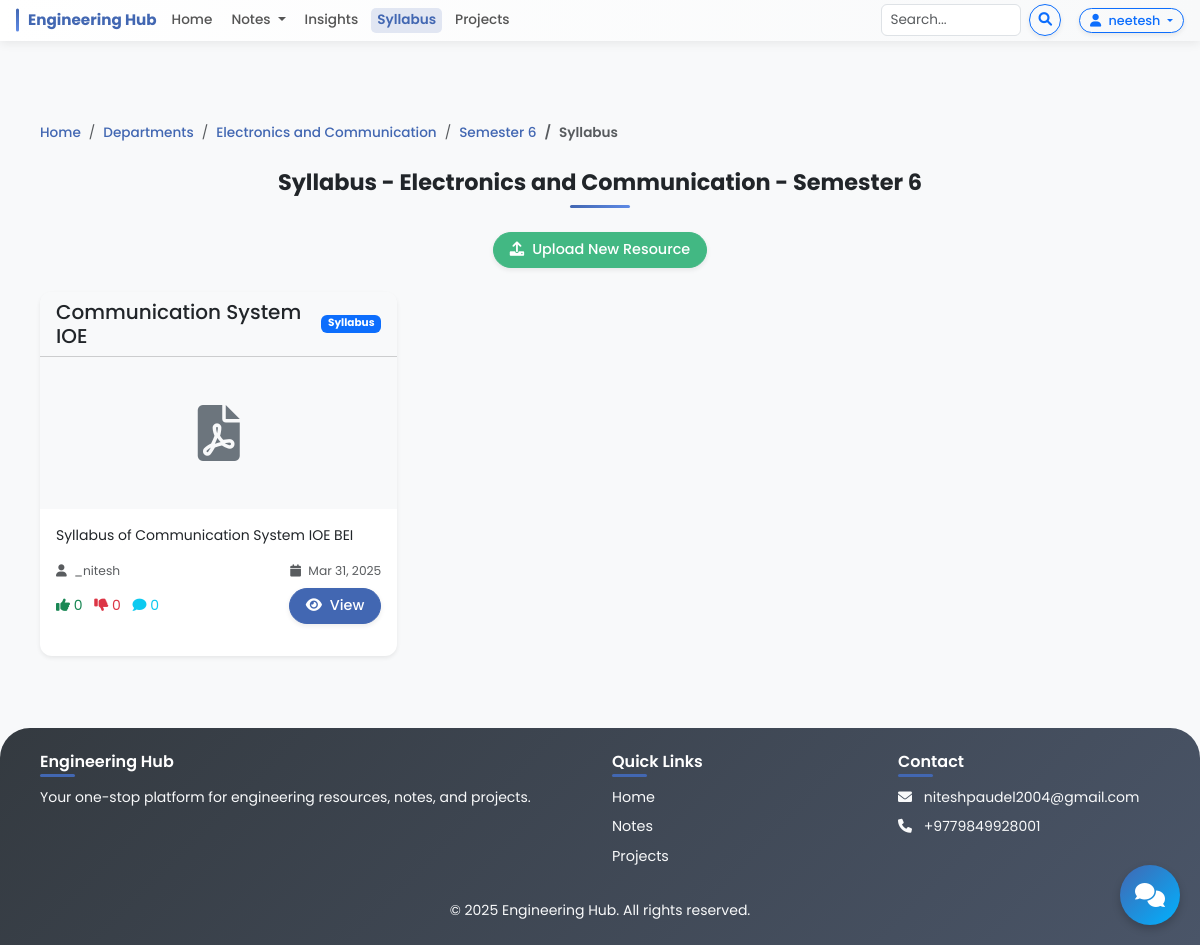
The app's page /syllabus/20/160/ (signed in) with its own data.
### notes/models.py (models this page shows, shortened)
class Department(models.Model):
    name = models.CharField(max_length=100)
    slug = models.SlugField(max_length=100, unique=True, blank=True, null=True)
    description = models.TextField(blank=True, null=True)

class Semester(models.Model):
    department = models.ForeignKey(Department, on_delete=models.CASCADE, related_name='semesters')
    number = models.PositiveIntegerField()
    class Meta:
        unique_together = ['department', 'number']
        ordering = ['department', 'number']

class Resource(models.Model):
    thumbnail = models.ImageField(upload_to='resource_thumbnails/', blank=True, null=True)
    RESOURCE_TYPES = (
        ('notes', 'Notes'),
        ('handwritten', 'Handwritten Notes'),
        ('insight', 'Insight'),
        ('syllabus', 'Syllabus'),
    )
    title = models.CharField(max_length=200)
    description = models.TextField()
    file = models.FileField(upload_to='resources', blank=True, null=True)
    direct_link = models.URLField(blank=True, null=True)
    resource_type = models.CharField(max_length=20, choices=RESOURCE_TYPES)
    department = models.ForeignKey(Department, on_delete=models.CASCADE, related_name='resources')
    semester = models.ForeignKey(Semester, on_delete=models.CASCADE, related_name='resources')
    uploader = models.ForeignKey(User, on_delete=models.CASCADE, related_name='uploaded_resources')
    uploaded_at = models.DateTimeField(auto_now_add=True)
    thumbnail = models.ImageField(upload_to='resource_thumbnails', blank=True, null=True)
    tags = models.CharField(max_length=200, blank=True, null=True)
    upvotes = models.PositiveIntegerField(default=0)
    downvotes = models.PositiveIntegerField(default=0)

### notes/views.py (the view)
# urls.py: path('syllabus/<int:department_id>/<int:semester_id>/', views.syllabus_list, name='syllabus_list'),  # Path: /syllabus/1/2/
def syllabus_list(request, department_id, semester_id):
    department = get_object_or_404(Department, id=department_id)
    semester = get_object_or_404(Semester, id=semester_id)
    resources = Resource.objects.filter(
        department=department,
        semester=semester,
        resource_type='syllabus'
    ).order_by('-uploaded_at')
    paginator = Paginator(resources, 9)  # 9 resources per page
    page = request.GET.get('page')
    resources = paginator.get_page(page)
    context = {
        'resources': resources,
        'department': department,
        'semester': semester,
        'resource_type': 'syllabus',
        'resource_name': 'Syllabus',
    }
    return render(request, 'resources/list.html', context)

### templates/resources/list.html (shortened to what this page needs)
{% extends 'base.html' %}
{% block content %}
<div class="container mt-5">
<nav aria-label="breadcrumb">
    <ol class="breadcrumb">
        <li class="breadcrumb-item"><a href="{% url 'home' %}">Home</a></li>
        <li class="breadcrumb-item"><a href="{% url 'departments' %}">Departments</a></li>
        <li class="breadcrumb-item">
            {% if resource_type == 'notes' %}
                <a href="{% url 'notes_department' department.id %}">{{ department.name }}</a>
            {% elif resource_type == 'handwritten' %}
                <a href="{% url 'handwritten_department' department.id %}">{{ department.name }}</a>
            {% elif resource_type == 'insight' %}
                <a href="{% url 'insight_department' department.id %}">{{ department.name }}</a>
            {% elif resource_type == 'syllabus' %}
                <a href="{% url 'syllabus_department' department.id %}">{{ department.name }}</a>
            {% endif %}
        </li>
        <li class="breadcrumb-item">
            {% if resource_type == 'notes' %}
                <a href="{% url 'notes_list' department.id semester.id %}">Semester {{ semester.number }}</a>
            {% elif resource_type == 'handwritten' %}
                <a href="{% url 'handwritten_list' department.id semester.id %}">Semester {{ semester.number }}</a>
            {% elif resource_type == 'insight' %}
                <a href="{% url 'insights_list' department.id semester.id %}">Semester {{ semester.number }}</a>
            {% elif resource_type == 'syllabus' %}
                <a href="{% url 'syllabus_list' department.id semester.id %}">Semester {{ semester.number }}</a>
            {% endif %}
        </li>
        <li class="breadcrumb-item active">{{ resource_name }}</li>
    </ol>
</nav>
    <h2 class="text-center mb-4">{{ resource_name }} - {{ department.name }} - Semester {{ semester.number }}</h2>
    <div class="mb-4 text-center">
        <a href="{% url 'upload_resource' %}" class="btn btn-success">
            <i class="fas fa-upload me-2"></i>Upload New Resource
        </a>
    </div>
    {% if resources %}
        <div class="row row-cols-1 row-cols-md-3 g-4">
            {% for resource in resources %}
                <div class="col">
                    <div class="card h-100 shadow-sm">
                        <div class="card-header bg-light">
                            <div class="d-flex justify-content-between align-items-center">
                                <h5 class="mb-0">{{ resource.title|truncatechars:25 }}</h5>
                                <span class="badge bg-primary">{{ resource.get_resource_type_display }}</span>
                            </div>
                        </div>
                        {% if resource.thumbnail %}
                            <img src="{{ resource.thumbnail.url }}" class="card-img-top" alt="{{ resource.title }}" style="height: 180px; object-fit: cover;">
                        {% else %}
                            <div class="text-center py-5 bg-light">
                                <i class="fas fa-file-pdf fa-4x text-secondary"></i>
                            </div>
                        {% endif %}
                        <div class="card-body">
                            <p class="card-text">{{ resource.description|truncatewords:20 }}</p>
                            <div class="d-flex justify-content-between align-items-center mb-2">
                                <small class="text-muted">
                                    <i class="fas fa-user me-1"></i> {{ resource.uploader.username }}
                                </small>
                                <small class="text-muted">
                                    <i class="fas fa-calendar me-1"></i> {{ resource.uploaded_at|date:"M d, Y" }}
                                </small>
                            </div>
                            <div class="d-flex justify-content-between align-items-center">
                                <div>
                                    <span class="text-success me-2">
                                        <i class="fas fa-thumbs-up"></i> {{ resource.upvotes }}
                                    </span>
                                    <span class="text-danger me-2">
                                        <i class="fas fa-thumbs-down"></i> {{ resource.downvotes }}
                                    </span>
                                    <span class="text-info">
                                        <i class="fas fa-comment"></i> {{ resource.comment_set.count }}
                                    </span>
                                </div>
                                <a href="{% url 'resource_detail' resource.id %}" class="btn btn-primary btn-sm">
                                    <i class="fas fa-eye me-1"></i> View
                                </a>
                            </div>
                        </div>
                    </div>
                </div>
            {% endfor %}
        </div>
    {% endif %}
</div>
{% endblock %}

### templates/base.html (shortened to what this page needs)
{% load static %}
<!DOCTYPE html>
<html lang="en">
<head>
    <link href="https://cdn.jsdelivr.net/npm/bootstrap@5.3.0/dist/css/bootstrap.min.css" rel="stylesheet">
    <link rel="stylesheet" href="https://cdnjs.cloudflare.com/ajax/libs/font-awesome/6.0.0/css/all.min.css">
    <link rel="stylesheet" href="{% static 'css/style.css' %}">
    <link rel="stylesheet" href="{% static 'chatbot/css/chatbot.css' %}">
</head>
<body>
    <nav class="navbar navbar-expand-lg navbar-light bg-light">
        <div class="container-fluid px-2 px-lg-3">
            <a class="navbar-brand" href="{% url 'home' %}">Engineering Hub</a>
            <div class="collapse navbar-collapse" id="navbarNav">
                <ul class="navbar-nav me-auto">
                    <li class="nav-item">
                        <a class="nav-link {% if request.path == '/' %}active{% endif %}" href="{% url 'home' %}">Home</a>
                    </li>
                    <li class="nav-item dropdown">
                        <a class="nav-link dropdown-toggle {% if 'notes' in request.path %}active{% endif %}" href="#"
                           role="button" data-bs-toggle="dropdown" aria-expanded="false">
                            Notes
                        </a>
                    </li>
                    <li class="nav-item">
                        <a class="nav-link {% if 'insights' in request.path %}active{% endif %}" href="{% url 'insights' %}">Insights</a>
                    </li>
                    <li class="nav-item">
                        <a class="nav-link {% if 'syllabus' in request.path %}active{% endif %}" href="{% url 'syllabus' %}">Syllabus</a>
                    </li>
                    <li class="nav-item">
                        <a class="nav-link {% if 'projects' in request.path %}active{% endif %}" href="{% url 'projects' %}">Projects</a>
                    </li>
                </ul>
                <div class="d-flex me-2 search-form">
                    <form class="d-flex" action="{% url 'search' %}" method="GET">
                        <input class="form-control me-2" type="search" placeholder="Search..." name="q"
                               aria-label="Search" value="{{ request.GET.q|default:'' }}">
                        <button class="btn btn-sm btn-outline-primary" type="submit">
                            <i class="fas fa-search"></i>
                        </button>
                    </form>
                </div>
                <div class="d-flex auth-buttons">
                    {% if user.is_authenticated %}
                        <div class="dropdown">
                            <button class="btn btn-sm btn-outline-primary dropdown-toggle" type="button"
                                    id="userDropdown" data-bs-toggle="dropdown" aria-expanded="false">
                                <i class="fas fa-user me-1"></i> {{ user.username }}
                            </button>
                        </div>
                    {% else %}
                        <a href="{% url 'login' %}" class="btn btn-sm btn-outline-primary me-2">Login</a>
                        <a href="{% url 'register' %}" class="btn btn-sm btn-outline-success">Register</a>
                    {% endif %}
                </div>
            </div>
        </div>
    </nav>
    <main class="py-4">
        {% block content %}{% endblock %}
    </main>
    <footer class="bg-dark text-light py-4 mt-5">
        <div class="container">
            <div class="row">
                <div class="col-md-6">
                    <h5>Engineering Hub</h5>
                    <p>Your one-stop platform for engineering resources, notes, and projects.</p>
                </div>
                <div class="col-md-3">
                    <h5>Quick Links</h5>
                    <ul class="list-unstyled">
                        <li><a href="{% url 'home' %}" class="text-light">Home</a></li>
                        <li><a href="{% url 'notes' %}" class="text-light">Notes</a></li>
                        <li><a href="{% url 'projects' %}" class="text-light">Projects</a></li>
                    </ul>
                </div>
                <div class="col-md-3">
                    <h5>Contact</h5>
                    <ul class="list-unstyled">
                        <li><i class="fas fa-envelope me-2"></i> niteshpaudel2004@gmail.com</li>
                        <li><i class="fas fa-phone me-2"></i> +9779849928001</li>
                    </ul>
                </div>
            </div>
            <div class="row mt-3">
                <div class="col-12 text-center">
                    <p class="mb-0">&copy; {% now "Y" %} Engineering Hub. All rights reserved.</p>
                </div>
            </div>
        </div>
    </footer>
    {% include 'chatbot/chatbot.html' %}
</body>
</html>

### static/css/style.css (style rules this page uses)
body { font-family: 'Poppins', sans-serif; background-color: #f8f9fa; min-height: 100vh; display: flex; flex-direction: column; font-size: 14px; }
main { flex: 1; opacity: 1; transition: opacity 0.5s ease; }
.navbar { box-shadow: 0 2px 10px rgba(0, 0, 0, 0.08); padding: 4px 0; background: linear-gradient(to right, #ffffff, #f8f9fa) !important; padding-left: 0; }
.navbar .container-fluid { padding-left: 5px; padding-right: 5px; }
.navbar-brand { font-weight: 700; color: #4267B2; font-size: 0.95rem; position: relative; padding-left: 12px; margin-right: 8px; }
.navbar-brand:before { content: ''; position: absolute; left: 0; top: 50%; transform: translateY(-50%); width: 3px; height: 70%; background: linear-gradient(to bottom, #4267B2, #5E8AE5); border-radius: 2px; }
.nav-link { font-weight: 500; color: #555; margin: 0 1px; transition: all 0.3s; padding: 2px 6px !important; border-radius: 5px; font-size: 0.85rem; }
.nav-link.active { font-weight: 600; color: #4267B2 !important; background-color: rgba(66, 103, 178, 0.15); }
.navbar .form-control { height: 2rem; font-size: 0.85rem; width: 160px !important; padding: 0.25rem 0.5rem; }
.navbar .btn { padding: 2px 8px; font-size: 0.85rem; }
.navbar .auth-buttons .btn { padding: 2px 10px; font-size: 0.8rem; margin-left: 5px; }
.card { border: none; border-radius: 12px; box-shadow: 0 3px 10px rgba(0,0,0,0.08); transition: transform 0.3s, box-shadow 0.3s; margin-bottom: 16px; overflow: hidden; }
.btn { border-radius: 30px; padding: 6px 16px; font-weight: 500; box-shadow: 0 2px 5px rgba(0,0,0,0.08); transition: all 0.3s ease; font-size: 0.9rem; }
.btn-primary { background-color: #4267B2; border-color: #4267B2; }
.btn-success { background-color: #42b883; border-color: #42b883; }
footer { background: linear-gradient(135deg, #343a40, #4a5568) !important; padding: 30px 0 15px; margin-top: auto; border-top-left-radius: 30px; border-top-right-radius: 30px; }
footer h5 { color: #ffffff; margin-bottom: 16px; font-weight: 600; position: relative; display: inline-block; font-size: 1rem; }
footer h5:after { content: ''; position: absolute; left: 0; bottom: -6px; width: 35px; height: 3px; background-color: #4267B2; border-radius: 3px; }
footer ul li { margin-bottom: 8px; }
footer ul li a { transition: all 0.3s; text-decoration: none; font-size: 0.9rem; }
h2 { font-weight: 700; margin-bottom: 25px; position: relative; padding-bottom: 12px; font-size: 1.4rem; }
h2.text-center:after { content: ''; position: absolute; bottom: 0; left: 50%; transform: translateX(-50%); width: 60px; height: 3px; border-radius: 2px; background: linear-gradient(to right, #4267B2, #5E8AE5); }
.breadcrumb { background-color: transparent; padding: 10px 0; font-size: 0.85rem; }
.breadcrumb-item a { color: #4267B2; font-weight: 500; text-decoration: none; }
.breadcrumb-item.active { font-weight: 600; }
.navbar-nav { display: flex; align-items: center; }
.navbar-nav .nav-item { margin-right: 5px; }
.navbar .auth-buttons { margin-left: 5px; }
.container { padding-right: 10px; padding-left: 10px; }
@media (max-width: 1200px) { .navbar .form-control { width: 140px !important; } }

### records on screen
Department: name "Electronics and Communication"
Semester: number "6"
Resource: resource_type "Syllabus", title "Communication System IOE", description "Syllabus of Communication System IOE BEI", uploader.username "_nitesh", uploaded_at "Mar 31, 2025", upvotes "0", downvotes "0", comment_set.count "0"

### other values on screen
{{ user.username }} "neetesh"
